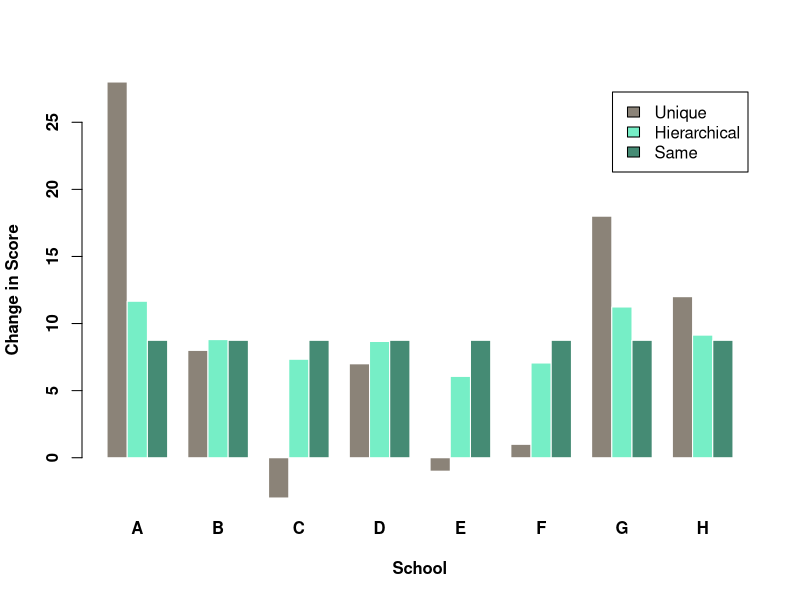
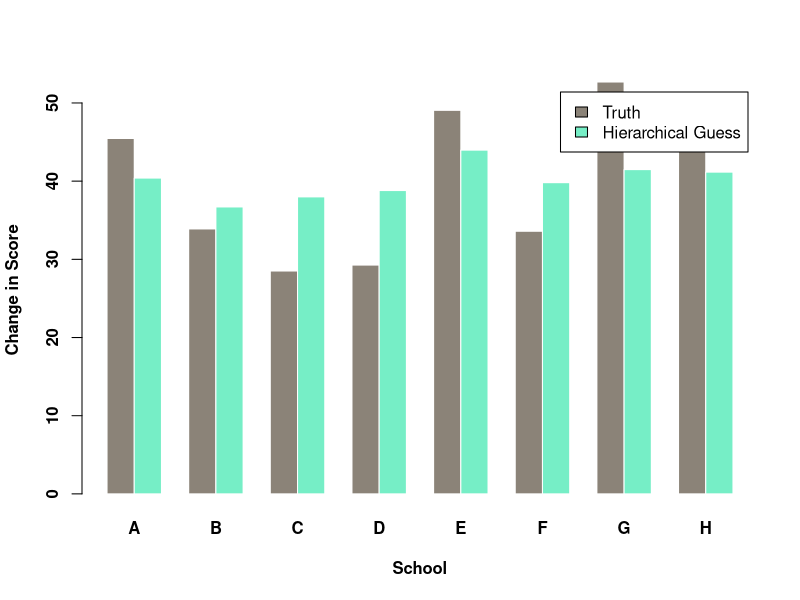
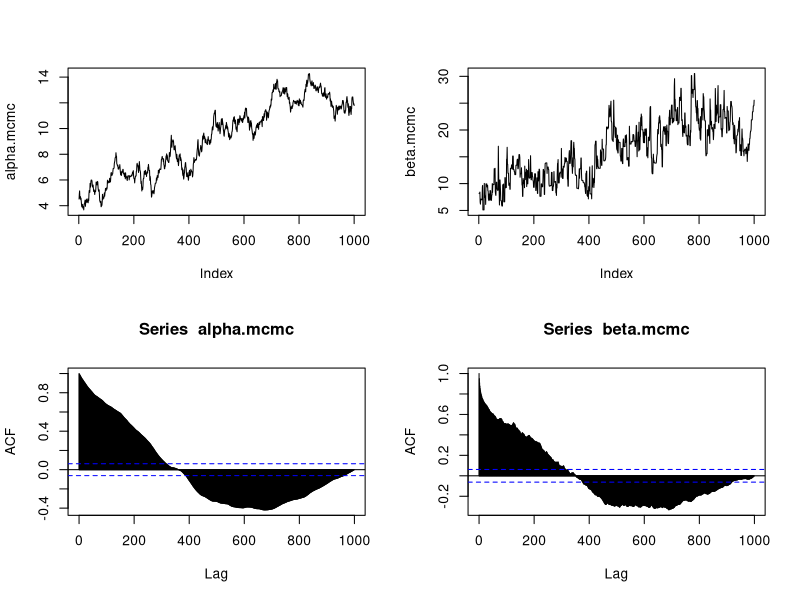
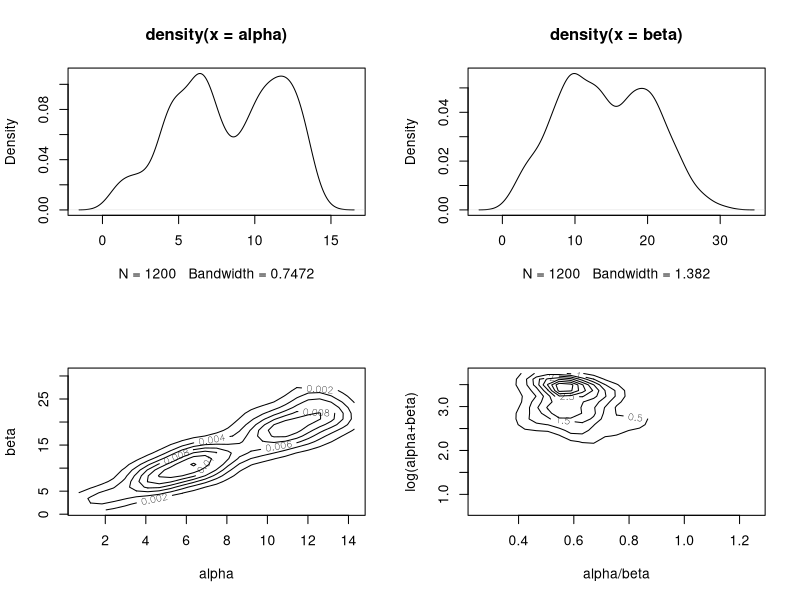
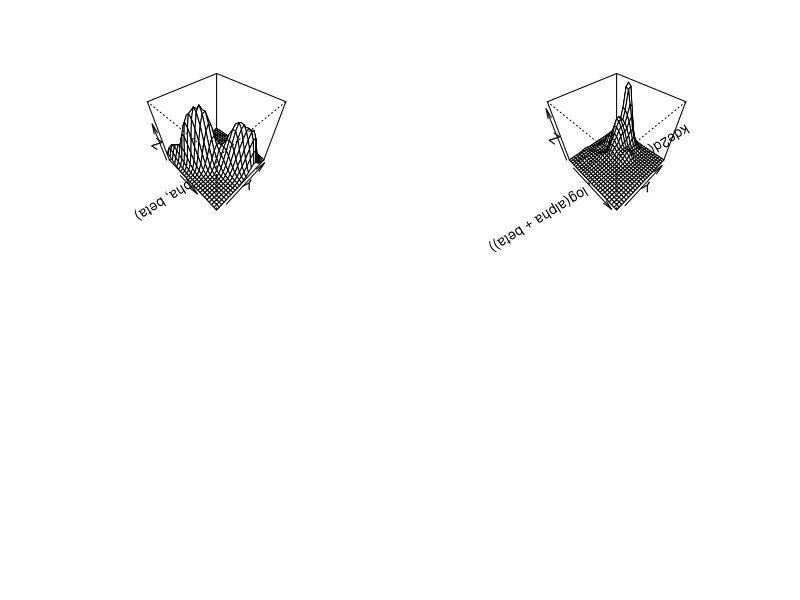
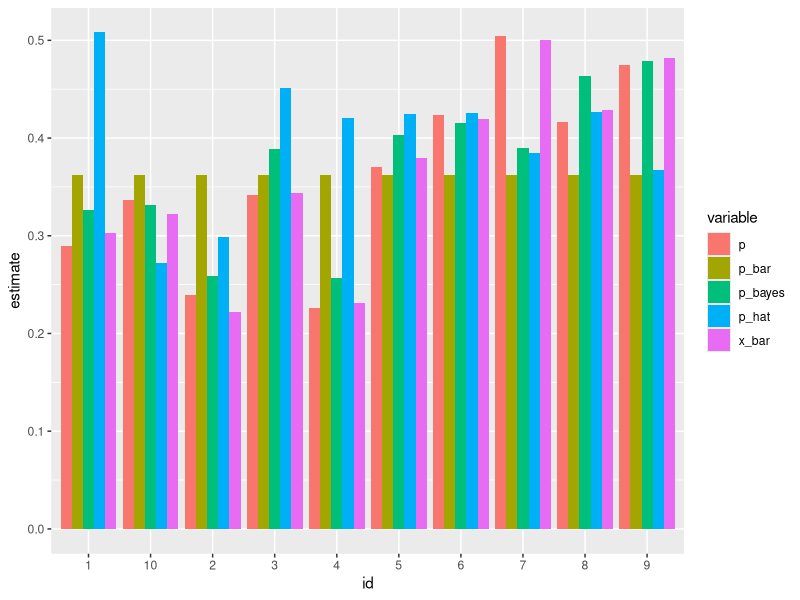
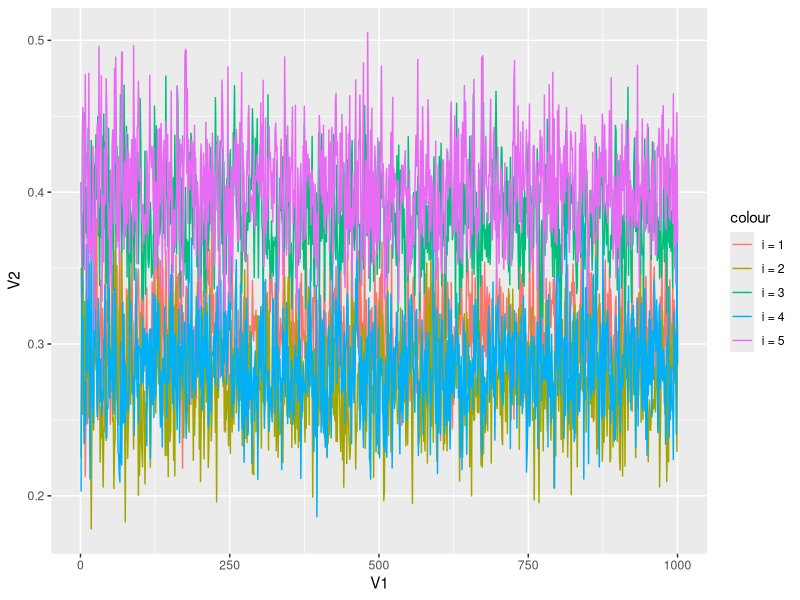
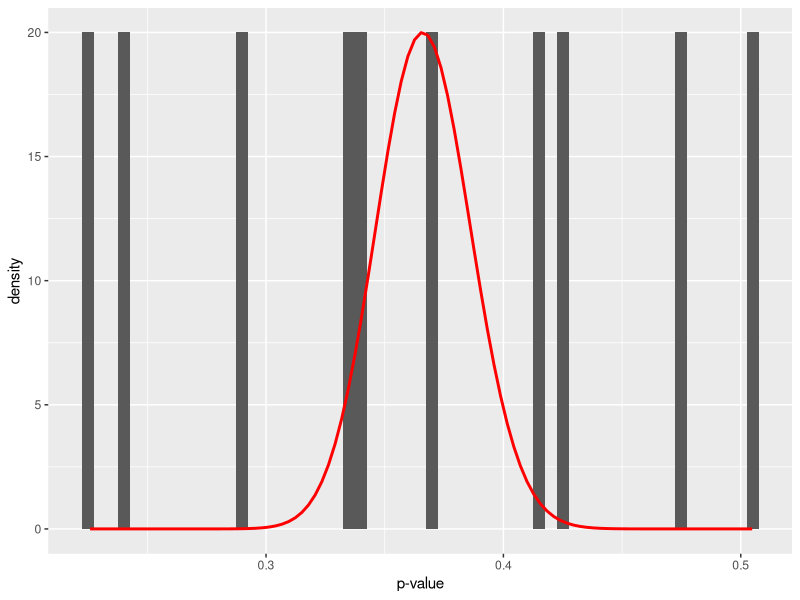

Source code (R) for these figures, in order:
## ---- chunk 1
knitr::opts_chunk$set(echo = TRUE)
knitr::opts_chunk$set(echo = TRUE, fig.align="center")
gc()
ls()
library(tidyverse)
library(MASS)
set.seed(47)
## ---- chunk 2
schools <- read.table("schools.dat", header=T)
J <- nrow (schools)
y <- schools$estimate
sigma.y <- schools$sd
data <- list ("J", "y", "sigma.y")
inits <- function()
  list (theta=rnorm(J,0,100), mu.theta=rnorm(1,0,100), sigma.theta=runif(1,0,100))
parameters <- c("theta", "mu.theta", "sigma.theta")
theta.update <- function (){
  theta.hat <- (mu/tau^2 + y/sigma.y^2)/(1/tau^2 + 1/sigma.y^2)
  V.theta <- 1/(1/tau^2 + 1/sigma.y^2)
  rnorm(J, theta.hat, sqrt(V.theta))
}
mu.update <- function (){
  rnorm(1, mean(theta), tau/sqrt(J))
}
tau.update <- function (){
  sqrt(sum((theta-mu)^2)/rchisq(1,J-1))
}
n.chains <- 5
n.iter <- 1000
sims <- array (NA, c(n.iter, n.chains, J+2))
dimnames(sims) <- list (NULL, NULL, c(paste("theta[", 1:8, "]", sep=""), "mu", "tau"))
for (m in 1:n.chains){
  mu <- rnorm (1, mean(y), sd(y))
  tau <- runif (1, 0, sd(y))
  for (t in 1:n.iter){
    theta <- theta.update()
    mu <- mu.update()
    tau <- tau.update()
    sims[t,m,] <- c(theta, mu, tau)
  } }
## ---- chunk 3
# Mean increase across all schools
meanBayes = mean(mean(sims[,1,9]), mean(sims[,2,9]), mean(sims[,3,9]), mean(sims[,4,9]), mean(sims[,5,9]))
thetaFinals = c('theta1', 'theta2', 'theta3', 'theta4', 'theta5', 'theta6', 'theta7', 'theta9')
thetasBayes=c()
for(i in 1:8){
  thetasBayes[i] = mean(mean(sims[,1,i]), mean(sims[,2,i]), mean(sims[,3,i]), mean(sims[,4,i]), mean(sims[,5,i]))
}
## ---- chunk 4
thetasUnique = schools$estimate
thetasSame = rep(mean(schools$estimate), 8)

data=matrix(c(thetasUnique, thetasBayes, thetasSame), byrow= TRUE, nrow=3)
rownames(data)=c('Unique','Hierarchical', 'Same')
colnames(data)=schools$school

# Grouped barplot
barplot(data, col=colors()[c(7,10,12)] , border="white", font.axis=2, beside=T, legend=rownames(data), xlab="School", ylab='Change in Score', font.lab=2)
## ---- chunk 5
mu = 40
tau=10
trueThetas = rnorm(8, mu, tau)
estimates = c()
sds = c()
for(i in 1:8){
  schoolSample = rnorm(14, trueThetas[i], 15)
  estimates[i] = mean(schoolSample)
  sds[i] = sd(schoolSample)
}
school = schools$school
sampleData = data.frame(schools$school, estimates, sds)

J <- nrow(sampleData)
y <- sampleData$estimate
sigma.y <- sampleData$sd
data <- list ("J", "y", "sigma.y")
inits <- function()
  list (theta=rnorm(J,0,100), mu.theta=rnorm(1,0,100), sigma.theta=runif(1,0,100))
parameters <- c("theta", "mu.theta", "sigma.theta")
theta.update <- function (){
  theta.hat <- (mu/tau^2 + y/sigma.y^2)/(1/tau^2 + 1/sigma.y^2)
  V.theta <- 1/(1/tau^2 + 1/sigma.y^2)
  rnorm(J, theta.hat, sqrt(V.theta))
}
mu.update <- function (){
  rnorm(1, mean(theta), tau/sqrt(J))
}
tau.update <- function (){
  sqrt(sum((theta-mu)^2)/rchisq(1,J-1))
}
n.chains <- 5
n.iter <- 1000
sims <- array (NA, c(n.iter, n.chains, J+2))
dimnames(sims) <- list (NULL, NULL, c(paste("theta[", 1:8, "]", sep=""), "mu", "tau"))
for (m in 1:n.chains){
  mu <- rnorm (1, mean(y), sd(y))
  tau <- runif (1, 0, sd(y))
  for (t in 1:n.iter){
    theta <- theta.update()
    mu <- mu.update()
    tau <- tau.update()
    sims[t,m,] <- c(theta, mu, tau)
  } 
}

## ---- chunk 6
# Mean increase across all schools
meanBayes = mean(mean(sims[,1,9]), mean(sims[,2,9]), mean(sims[,3,9]), mean(sims[,4,9]), mean(sims[,5,9]))
thetaFinals = c('theta1', 'theta2', 'theta3', 'theta4', 'theta5', 'theta6', 'theta7', 'theta9')
thetasBayes=c()
for(i in 1:8){
  thetasBayes[i] = mean(mean(sims[,1,i]), mean(sims[,2,i]), mean(sims[,3,i]), mean(sims[,4,i]), mean(sims[,5,i]))
}

data=matrix(c(trueThetas, thetasBayes), byrow= TRUE, nrow=2)
rownames(data)=c('Truth','Hierarchical Guess')
colnames(data)=sampleData$school

# Grouped barplot
barplot(data, col=colors()[c(7,10)] , border="white", font.axis=2, beside=T, legend=rownames(data), args.legend = list('bottomright'), xlab="School", ylab='Change in Score', font.lab=2)
## ---- chunk 7
alpha_known <- 5
beta_known <- 10
k <- 10
id <- c(1:k)

N <- round(rnorm(k, mean = 30, sd = 3)) #random sample sizes, not important in decision
p <- rbeta(k, alpha_known, beta_known)
y <- round(p*N) #standardised to make possible to be observed

data <- as.data.frame(cbind(id, p, y, N), row.names = NULL)
## ---- chunk 8
y <- data$y
n <- data$N
J <- length(y)

log.prior <- function(alpha,beta) {
  {-2.5}*log(alpha + beta)
}

draw.thetas <- function(alpha,beta) {
  return(rbeta(J,alpha+y,beta+n-y))
}

draw.alpha <- function(alpha,beta,theta,prop.sd) {
  alpha.star <- rnorm(1,alpha,prop.sd)
  num <- J*(lgamma(alpha.star+beta) - lgamma(alpha.star)) +
    alpha.star*sum(log(theta)) + log.prior(alpha.star,beta)
  den <- J*(lgamma(alpha+beta)      - lgamma(alpha)) +
    alpha     *sum(log(theta)) + log.prior(alpha,beta)
# print(c(alpha,alpha.star,num,den))
  acc <- ifelse((log(runif(1))<=num - den)&&(alpha.star>0),1,0)
  alpha.acc <<- alpha.acc + acc
  return(ifelse(acc,alpha.star,alpha))
}

draw.beta <- function(alpha,beta,theta,prop.sd) {
  beta.star <- rnorm(1,beta,prop.sd)
  num <- J*(lgamma(alpha+beta.star) - lgamma(beta.star)) +
    beta.star*sum(log(1-theta)) + log.prior(alpha,beta.star)
  den <- J*(lgamma(alpha+beta)      - lgamma(beta)) +
    beta     *sum(log(1-theta)) + log.prior(alpha,beta)
# print(c(beta,beta.star,num,den))
  acc <- ifelse((log(runif(1))<=num - den)&&(beta.star>0),1,0)
  beta.acc <<- beta.acc + acc

  return(ifelse(acc,beta.star,beta))
}

################################################################  

B <- 200 # define cut off
M <- 1000 # length of chain

MM <- B + M

alpha <- matrix(NA,MM)
beta <- alpha
theta <- matrix(NA,nrow=MM,ncol=J)

# Metropolis tuning parameters
alpha.prop.sd <- 0.25
beta.prop.sd <- 3

# Initial values for the chain
alpha[1] <- 1
beta[1] <- 1
theta[1,] <- draw.thetas(alpha[1],beta[1]) # or theta[1,] <- (y+.5/(n+.5)

# Monitor acceptance frequency
alpha.acc <- 0
beta.acc <- 0

# MCMC simulation
for (m in 2:MM) {
  alpha[m] <- draw.alpha(alpha[m-1],beta[m-1],theta[m-1,],alpha.prop.sd)
  beta[m] <- draw.beta(alpha[m],beta[m-1],theta[m-1,],beta.prop.sd)
  theta[m,] <- draw.thetas(alpha[m],beta[m])
}

good <- (B+1):MM

alpha.mcmc <- alpha[good]
beta.mcmc <- beta[good]
theta.mcmc <- theta[good,]


par(mfrow=c(2,2))
plot(alpha.mcmc,type="l")
plot(beta.mcmc,type="l")
acf(alpha.mcmc,1000)
acf(beta.mcmc,1000)

print(round(c(alpha.rate=alpha.acc/MM,beta.rate=beta.acc/MM),2))

#######################################################################

#par(mfrow=c(3,2))

plot(density(alpha))
plot(density(beta))

contour(kde2d(alpha,beta),xlab="alpha",ylab="beta")
contour(kde2d(alpha/beta,log(alpha+beta)),
        xlab="alpha/beta",ylab="log(alpha+beta)")

persp(kde2d(alpha,beta),theta=45,phi=45)
persp(kde2d(alpha/beta,log(alpha+beta)),theta=45,phi=45)

## ---- chunk 9
data$p_bar <- qbeta(0.5, mean(alpha.mcmc), mean(beta.mcmc))
data$p_bar_mse <- (data$p_bar - data$p)^2

# MSE for this frequentist estimator
mean(data$p_bar_mse)
## ---- chunk 10
data$p_hat <- rbeta(k, mean(alpha.mcmc), mean(beta.mcmc))
data$p_hat_mse <- (data$p_hat - data$p)^2

# MSE for this frequentist estimator
mean(data$p_hat_mse)
## ---- chunk 11
n.repeats <- 1000

alpha_sampler.matrix <- matrix(data = NA, nrow = n.repeats, ncol = k)
beta_sampler.matrix <- matrix(data = NA, nrow = n.repeats, ncol = k)
p_sampler.matrix <- matrix(data = NA, nrow = n.repeats, ncol = k)

alpha_sampler.matrix[1,] <- mean(alpha.mcmc) # initialise sampler
beta_sampler.matrix[1,] <- mean(beta.mcmc)

for (i in c(1:k)){
  n <- data$N[i]
  x <- data$y[i]
  alpha_sampler.matrix[1,i] <- mean(alpha.mcmc) + x
  beta_sampler.matrix[1,i] <- mean(beta.mcmc) + n - x
  
  p_sampler.matrix[1,i] <- rbeta(1, alpha_sampler.matrix[1,i], 
                                 beta_sampler.matrix[1,i])
  for (j in c(2:n.repeats)){
    x <- rbinom(1, size = n, prob = p_sampler.matrix[(j-1),i])
    
    alpha_sampler.matrix[j,i] <- mean(alpha_sampler.matrix[,i][1:(j-1)]) + x
    beta_sampler.matrix[j,i] <- mean(beta_sampler.matrix[,i][1:(j-1)]) + n - x
    
    p_sampler.matrix[j,i] <- rbeta(1, alpha_sampler.matrix[j,i], 
                                 beta_sampler.matrix[j,i])
  }
}

data_p_bayes <- NA
for (i in c(1:k)){
  data$p_bayes[i] <- mean(p_sampler.matrix[,i][round(n.repeats)/5 : n.repeats])
}

data$p_bayes_mse <- (data$p_bayes - data$p)^2

# MSE for this Bayesian estimator
mean(data$p_bayes_mse)
## ---- chunk 12
data$id <- as.character(data$id)
data$x_bar <- data$y/data$N

data %>%
  gather(variable, estimate, c('p', 'x_bar', 'p_bar', 'p_hat', 'p_bayes' )) %>% 
  ggplot(aes(x = id, y = estimate)) +   
  geom_bar(aes(fill = variable), position = "dodge", stat="identity")  
## ---- chunk 13
as.data.frame(cbind(
  c(1:n.repeats),
  p_sampler.matrix[,1],
  p_sampler.matrix[,2], 
  p_sampler.matrix[,3],
  p_sampler.matrix[,4],
  p_sampler.matrix[,5]),
  row.names = NULL) %>% 
  ggplot(aes(x = V1)) + 
  geom_line(aes(y = V2, colour = 'i = 1')) +
  geom_line(aes(y = V3, colour = 'i = 2')) +
  geom_line(aes(y = V4, colour = 'i = 3')) +
  geom_line(aes(y = V5, colour = 'i = 4')) +
  geom_line(aes(y = V6, colour = 'i = 5'))
## ---- chunk 14
quantile(alpha.mcmc, prob = c(0.025, 0.975))
quantile(beta.mcmc, prob = c(0.025, 0.975))
## ---- chunk 15
library(stats4)
library(VGAM)

# log-likelihood function
ll <- function(alpha, beta) {
  x <- data$y
  total <- data$N
  -sum(VGAM::dbetabinom.ab(x, total, alpha, beta, log = TRUE))
}

# maximum likelihood estimation
m <- mle(ll, start = list(alpha = 1, beta = 5), method = "L-BFGS-B",
                 lower = c(0.0001, .1))
ab <- coef(m)

alpha0 <- ab[1]
beta0 <- ab[2]

alpha0
beta0

data %>%
  ggplot() +
  geom_histogram(aes(p, y = ..density..), binwidth = .005) +
  stat_function(fun = function(x) dbeta(x, alpha0, beta0), 
                colour = "red", size = 1) +
  xlab("p-value")
